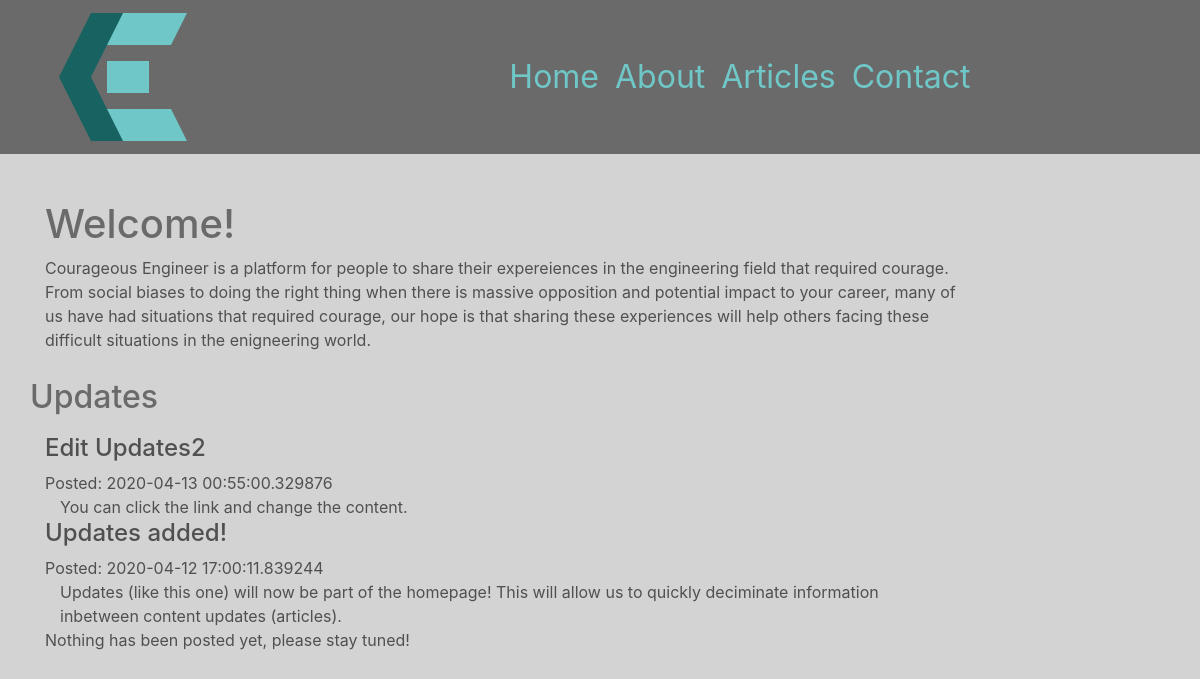
The page / on the database its author committed.
### chrissmit/services/db_models.py (models this page shows, shortened)
class Update(db.Model):
    id = db.Column(db.Integer, primary_key=True)
    title = db.Column(db.String(100), nullable=False,)
    user_id = db.Column(db.Integer, db.ForeignKey('user.id'), nullable=False)
    posted = db.Column(db.DateTime, nullable=False, default=datetime.utcnow)
    edited = db.Column(db.DateTime, nullable=True, default=None)
    content = db.Column(db.Text, nullable=False)

### chrissmit/views/navigation_views.py (the view, shortened to what this page needs)
@blueprint.route('/', methods=['GET','POST'])
def index():
    updates_form = UpdatesForm()
    updates = update.get_last(5)
    last_four = article.get_last(4)
    return render_template(
        template_name_or_list='navigation/index.html',
        recent_articles=last_four,
        update_form = updates_form,
        updates=updates,
        )

### chrissmit/services/article.py (called while the page is built)
def get_last(number=4, desc=True):
    if desc:
        return Article.query.filter_by(is_released=True).order_by(Article.posted.desc()).limit(number).all()
    return Article.query.filter_by(is_released=True).limit(number).all()

### chrissmit/services/update.py (called while the page is built)
def get_last(number=4, desc=True):
    if desc:
        return Update.query.order_by(Update.posted.desc()).limit(number).all()
    return Update.query.limit(number).all()

### chrissmit/templates/navigation/index.html (shortened to what this page needs)
{% extends "shared/_layout.html" %}
{% block main_content %}
<div class="main_content row">
<div class="col-lg">
    <h1>Welcome!</h1>
    Courageous Engineer is a platform for people to share their expereiences in the engineering field that required courage.
    <p>From social biases to doing the right thing when there is massive opposition and potential impact to your career, many of us have had situations that required courage,
    our hope is that sharing these experiences will help others facing these difficult situations in the enigneering world.
    <div class="row">
        <h2>Updates</h2>
    </div>
        {% if updates %}
            {% for update in updates %}
                <div class="container">
                    <div class="row">
                        <h4>{{ update.title }}</h4>
                    </div>
                    <div class="row">Posted: {{ update.posted }} </div>
                    {{ update.content }}
                    <br>
                </div>
            {% endfor %}
        {% endif %}
    {% if not recent_articles %}
     <div>
        Nothing has been posted yet, please stay tuned!
     </div>
    {%  endif %}
</div>
</div>
{%  endblock %}

### chrissmit/static/css/site.css (style rules this page uses)
html { background-color: lightgray; }
body { background-color: lightgray; }
.main_content { margin-top: 100px; color: rgba(80,80,80,1); background-color: lightgray; border: 2px height: 100%; }
h1 { color: rgba(80,80,80,0.80); }
h2 { color: rgba(80,80,80,0.80); padding-top: 10px; padding-bottom: 10px; }

### rows shown on the page
Update: title "Edit Updates2", posted "2020-04-13 00:55:00.329876", content "You can click the link and change the content."
Update: title "Updates added!", posted "2020-04-12 17:00:11.839244", content "Updates (like this one) will now be part of the homepage! This will allow us to quickly deciminate information inbetween content updates (articles)."
